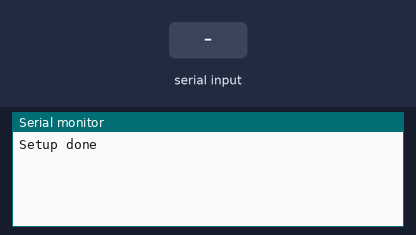
A sketch run on a simulated Arduino Uno, built with avr-gcc and run on an emulated ATmega328P. Shown: the last lines printed to the serial monitor. Inputs (shaded band) come from the test bench.

Above: at 1.2 s.
1.3 s: "1" received over the second serial link
At 1.8 s:
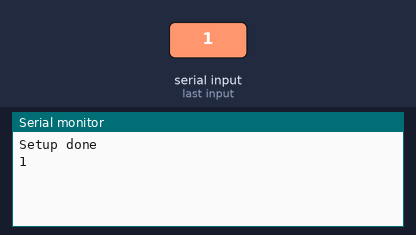
2.8 s: "0" received over the second serial link
At 4.1 s:
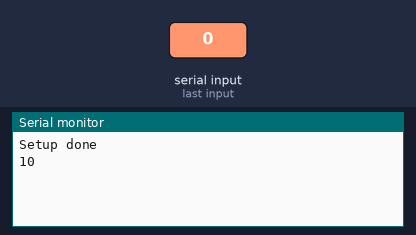

The sketch:

BTSerial.ino
```cpp
#include <SoftwareSerial.h>
SoftwareSerial myBTSerial(7, 8); // RX, TX

void setup() {

    Serial.begin(9600);
    myBTSerial.begin(9600);

    Serial.println("Setup done");
}

void loop() {
  if (myBTSerial.available()){
    Serial.write(myBTSerial.read());
  }
  if (Serial.available())
    myBTSerial.write(Serial.read());
}
```

Measured:
- after the input at 1.3 s, the serial monitor: prints a new line at once (image 1)
- after the input at 2.8 s, the serial monitor: prints a new line at once (image 2)
